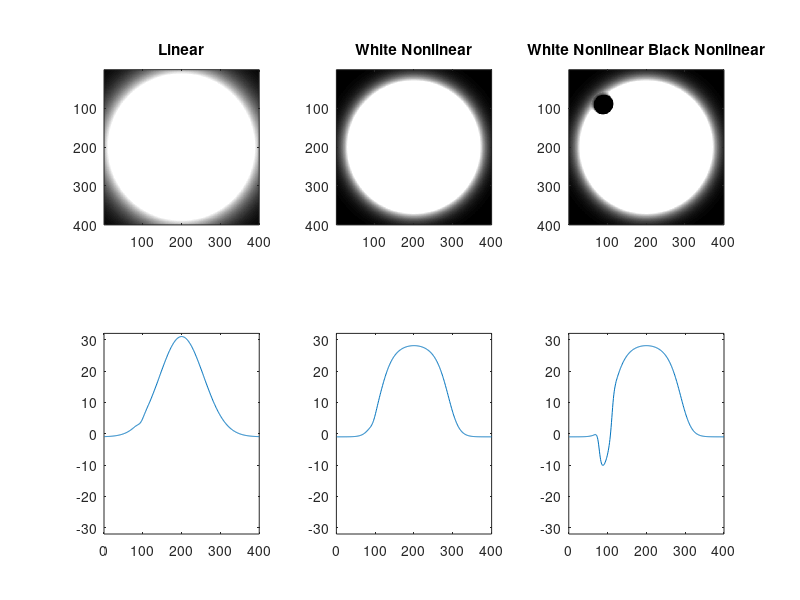

Here is the MATLAB script that generated this plot:
%
% 10-9-2013 note save 'sta2' as model V1 cell RF
%
% source: http://www.icn.ucl.ac.uk/courses/MATLAB-Tutorials/Elliot_Freeman/html/gabor_tutorial.html
%close all
clear all

nW = 2.2; %n of Sun
L50W = 0.1; %L50 of Sun
amp = 32; %saturation of Sun

pix_per_deg=18/8; %/8 for Hartley8
s1=linspace(0,2*pi,100);

%%
%============================================
% white Gauss
imSize = 400;    % image size: n X n
lamda = imSize*2*2;     % wavelength (number of pixels per cycle)
theta = 0;    % grating orientation
sigma = 80;    % gaussian standard deviation in pixels
phase = 0.25;    % phase (0 -> 1)
trim = .05;    % trim off gaussian values smaller than this

%%
%=======make linear ramp
X = 1:imSize;             % X is a vector from 1 to imageSize
X0 = (X / imSize) - .5;    % rescale X -> -.5 to .5

%%
%=============Now make a 2D grating
% Start with a 2D ramp use meshgrid to make 2 matrices with ramp values across columns (Xm) or across rows (Ym) respectively

[Xm Ym] = meshgrid(X0, X0);             % 2D matrices
% imagesc( [ Xm Ym ] );                   % display Xm and Ym
% colorbar; axis on                      % add colour bar to see values

%%
%=============Make 2D gaussian blob
s = sigma / imSize;                     % gaussian width as fraction of imageSize
gaussW = exp( -(((Xm.^2)+(Ym.^2)) ./ (2* s^2)) ); % formula for 2D gaussian
%figure(1);imagesc( gaussW, [-1 1] ); colormap(gray)                       % display
%axis on; axis image;     % use gray colormap

%%
%NONLINEARITY gaussW
% nW = 2.2;
% L50W = 0.1;
gaussWNL= (gaussW.^nW)./(L50W+gaussW.^nW);

%%
% ==========================================
% black Gauss
% imSize = 48;    % image size: n X n
% lamda = 96*2;     % wavelength (number of pixels per cycle)
% theta = 0;    % grating orientation
sigma = 10;    % gaussian standard deviation in pixels
phase = 0.75;    % phase (0 -> 1)
trim = .05;    % trim off gaussian values smaller than this
x_pos=95; % centr pos =24,24
y_pos=95;
%%
%=======make linear ramp
X = 1:imSize;             % X is a vector from 1 to imageSize
XB = (X / imSize) - .5;    % rescale X -> -.5 to .5
YB= (X / imSize) - .5; 
XB=circshift(XB,[0 x_pos-imSize/2]);
YB=circshift(YB,[0 y_pos-imSize/2]);
%%
%=============Now make a 2D grating
% Start with a 2D ramp use meshgrid to make 2 matrices with ramp values across columns (Xm) or across rows (Ym) respectively

[Xm Ym] = meshgrid(XB, YB);             % 2D matrices
% imagesc( [ Xm Ym ] );   
% imagesc( [ Xm ] );% display Xm and Ym
% colorbar; axis on                      % add colour bar to see values

%%
%=============Make 2D gaussian blob
s = sigma / imSize;                     % gaussian width as fraction of imageSize
gaussB = -exp( -(((Xm.^2)+(Ym.^2)) ./ (2* s^2)) ); % formula for 2D gaussian
ind=find(gaussB>-.0011);
gaussB(ind)=0;
ind=find(gaussB~=0);
gaussB=gaussB*1;
% gaussB(ind)=gaussB(ind)*-1;
%figure(2);imagesc( gaussB, [-1 1] ); colormap(gray)                       % display
%axis on; axis image;     % use gray colormap

%%
%NONLINEARITY gaussB
nB = 1;
L50B = 0.1;
gaussBNL=gaussB.*-1;
gaussBNL= (gaussBNL.^nB)./(L50B+gaussBNL.^nB);
gaussBNL= gaussBNL.*-15;

%%
% amp = 32;
%gaussW=gaussW*2;
gaussW=(gaussW*amp)-1;
%gaussWNL=gaussWNL*2;
gaussWNL=(gaussWNL*amp)-1;
% gaussW=gaussW*3;
gaussWB=gaussW+gaussB;
gaussWNLB = gaussWNL + gaussB;
gaussWNLBNL = gaussWNL + gaussBNL;
figure(4);subplot(2,3,1);imagesc( gaussWB, [-1 1] ); colormap(gray); axis on; axis image; title('Linear');
subplot(2,3,2);imagesc( gaussWNLB, [-1 1] ); colormap(gray); axis on; axis image; title('White Nonlinear'); 
subplot(2,3,3);imagesc( gaussWNLBNL, [-1 1] ); colormap(gray); axis on; axis image; title('White Nonlinear Black Nonlinear');     
% use gray colormap

curve1 = diag(gaussWB);
curve2 = diag(gaussWNLB);
curve3 = diag(gaussWNLBNL);
subplot(2,3,4);plot(curve1);ylim([-amp amp]);
subplot(2,3,5);plot(curve2);ylim([-amp amp]);
subplot(2,3,6);plot(curve3);ylim([-amp amp]);
